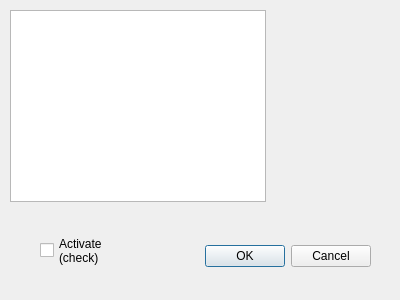
<?xml version="1.0" encoding="UTF-8"?>
<ui version="4.0">
 <class>SelectWithinBufferDialogBase</class>
 <widget class="QDialog" name="SelectWithinBufferDialogBase">
  <property name="geometry">
   <rect>
    <x>0</x>
    <y>0</y>
    <width>400</width>
    <height>300</height>
   </rect>
  </property>
  <property name="windowTitle">
   <string>SelectWithinBuffer</string>
  </property>
  <widget class="QDialogButtonBox" name="button_box">
   <property name="geometry">
    <rect>
     <x>30</x>
     <y>240</y>
     <width>341</width>
     <height>32</height>
    </rect>
   </property>
   <property name="orientation">
    <enum>Qt::Horizontal</enum>
   </property>
   <property name="standardButtons">
    <set>QDialogButtonBox::Cancel|QDialogButtonBox::Ok</set>
   </property>
  </widget>
  <widget class="QTextBrowser" name="txtFeedback">
   <property name="geometry">
    <rect>
     <x>10</x>
     <y>10</y>
     <width>256</width>
     <height>192</height>
    </rect>
   </property>
  </widget>
  <widget class="QCheckBox" name="chkActivate">
   <property name="geometry">
    <rect>
     <x>40</x>
     <y>230</y>
     <width>70</width>
     <height>41</height>
    </rect>
   </property>
   <property name="text">
    <string>Activate
(check)</string>
   </property>
  </widget>
 </widget>
 <resources/>
 <connections>
  <connection>
   <sender>button_box</sender>
   <signal>accepted()</signal>
   <receiver>SelectWithinBufferDialogBase</receiver>
   <slot>accept()</slot>
   <hints>
    <hint type="sourcelabel">
     <x>20</x>
     <y>20</y>
    </hint>
    <hint type="destinationlabel">
     <x>20</x>
     <y>20</y>
    </hint>
   </hints>
  </connection>
  <connection>
   <sender>button_box</sender>
   <signal>rejected()</signal>
   <receiver>SelectWithinBufferDialogBase</receiver>
   <slot>reject()</slot>
   <hints>
    <hint type="sourcelabel">
     <x>20</x>
     <y>20</y>
    </hint>
    <hint type="destinationlabel">
     <x>20</x>
     <y>20</y>
    </hint>
   </hints>
  </connection>
 </connections>
</ui>
